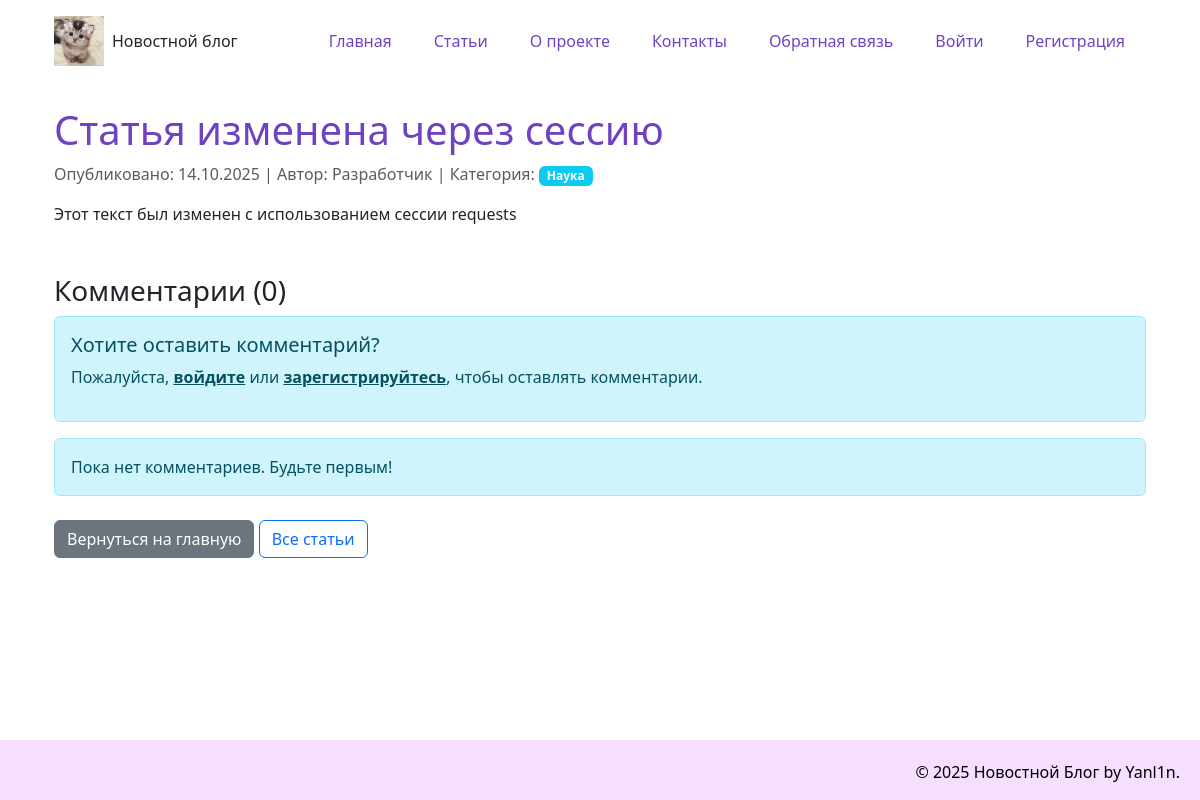
The page /news/1 on the database as committed earlier.
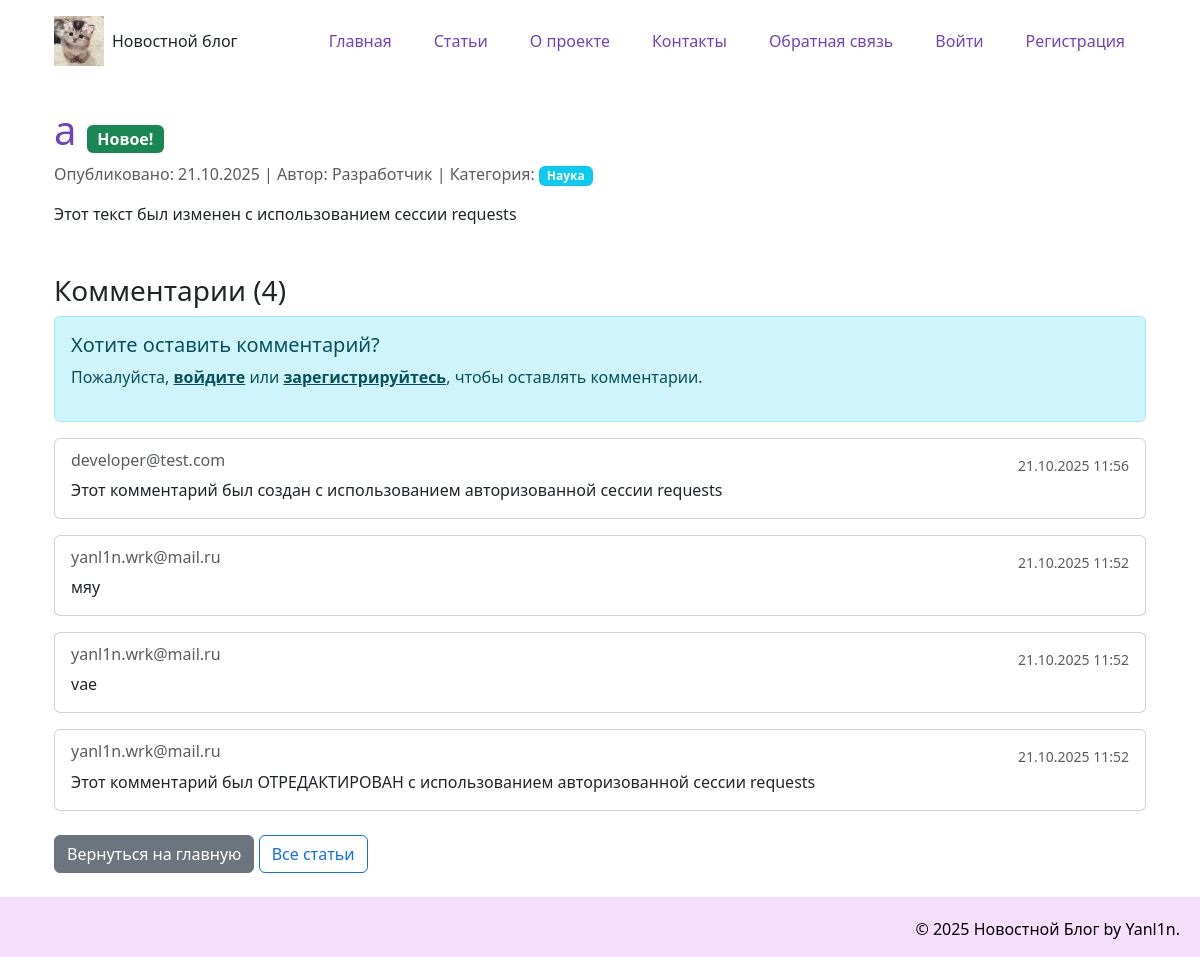
The same page on the database as committed later.
### models.py (models this page shows, shortened)
class Article(data_base.Model):
    __tablename__= "article"
    id = data_base.Column(data_base.Integer, primary_key = True)
    title = data_base.Column(data_base.String(200), nullable=False)
    text = data_base.Column(data_base.Text, nullable=False)
    date = data_base.Column(data_base.DateTime, default=datetime.utcnow)
    user_id = data_base.Column(data_base.Integer, data_base.ForeignKey('user.id'), nullable=False)
    category = data_base.Column(data_base.String(50), default='Общая')
    comment = data_base.relation('Comment', backref='article', lazy='dynamic')

class Comment(data_base.Model):
    __tablename__="comment"
    id = data_base.Column(data_base.Integer, primary_key = True)
    text = data_base.Column(data_base.Text, nullable=False)
    date = data_base.Column(data_base.DateTime, default=datetime.utcnow)
    article_id = data_base.Column(data_base.Integer, data_base.ForeignKey('article.id'), nullable=False)
    author_name = data_base.Column(data_base.String(100), nullable=False)

### app.py (the view, shortened to what this page needs)
@app.route('/news/<int:id>', methods=['GET', 'POST'])
def news_article(id):
    article = Article.query.get_or_404(id)
    comments = Comment.query.filter_by(article_id=id).order_by(Comment.date.desc()).all()
    return render_template('article.html', article=article, current_date=date.today(), comments=comments)

### templates/article.html (shortened to what this page needs)
{% extends "base.html" %}
{% block content %}
<article>
    <header>
         <h1>
            {{article.title}}
            {% if article.date.date() == current_date %}
            <span class="badge bg-success fs-6">Новое!</span>
            {% endif %}
        </h1>
        <p class="text-muted">
            Опубликовано: {{ article.date.strftime('%d.%m.%Y')}} |
            Автор: {{ article.author.name }} |
            Категория: <span class="badge bg-info">{{ article.category}}</span>
        </p>
    </header>
    <div class="article-content">
        {{ article.text|safe }}
    </div>
    <div class="mt-5">
        <h3>Комментарии ({{ comments|length }})</h3>
        {% if current_user.is_authenticated %}
        <div class="card mb-4">
            <div class="card-body">
                <h5 class="card-title">Добавить комментарий</h5>
                <p class="text-muted">Вы вошли как: {{ current_user.email }}</p>
                <form method="POST">
                    <div class="mb-3">
                        <label for="comment_text" class="form-label">Комментарий *</label>
                        <textarea class="form-control" id="comment_text" name="comment_text" rows="3" required
                                  placeholder="Введите ваш комментарий..."></textarea>
                    </div>
                    <button type="submit" class="btn btn-primary">Отправить комментарий</button>
                </form>
            </div>
        </div>
        {% else %}
        <div class="alert alert-info">
            <h5>Хотите оставить комментарий?</h5>
            <p>Пожалуйста, <a href="{{ url_for('login_page', next=request.url) }}" class="alert-link">войдите</a> или
               <a href="{{ url_for('register') }}" class="alert-link">зарегистрируйтесь</a>, чтобы оставлять комментарии.</p>
        </div>
        {% endif %}
        {% for comment in comments %}
        <div class="card mb-3">
            <div class="card-body">
                <div class="d-flex justify-content-between align-items-start">
                    <div>
                        <h6 class="card-subtitle mb-2 text-muted">{{ comment.author_name }}</h6>
                        <p class="card-text mb-0">{{ comment.text }}</p>
                    </div>
                    <small class="text-muted">{{ comment.date.strftime('%d.%m.%Y %H:%M') }}</small>
                </div>
            </div>
        </div>
        {% else %}
        <div class="alert alert-info">
            Пока нет комментариев. Будьте первым!
        </div>
        {% endfor %}
    </div>
    <div class="mt-4 mb-4 d-flex justify-content-between align-items-center">
    <div>
        <a href="{{ url_for('index') }}" class="btn btn-secondary">Вернуться на главную</a>
        <a href="{{ url_for('articles_list') }}" class="btn btn-outline-primary">Все статьи</a>
    </div>
</div>
</article>
{% endblock %}

Rows that differ between the two databases and show on the page:
changed Article "Этот текст был изменен с использованием сессии requests": title "Статья изменена через сессию" → "a"; date "14.10.2025" → "21.10.2025"
added Comment: author_name "developer@test.com", text "Этот комментарий был создан с использованием авторизованной сессии requests", date "21.10.2025 11:56"
added Comment: author_name "yanl1n.wrk@mail.ru", text "мяу", date "21.10.2025 11:52"
now on this page (row edited): Comment: author_name "yanl1n.wrk@mail.ru", text "vae", date "21.10.2025 11:52"
now on this page (row edited): Comment: author_name "yanl1n.wrk@mail.ru", text "Этот комментарий был ОТРЕДАКТИРОВАН с использованием авторизованной сессии requests", date "21.10.2025 11:52"
Other text that changed with them:
{{ comments|length }}: "0" → "4"
text no longer shown: "Пока нет комментариев. Будьте первым!"
text now shown: "Новое!"
